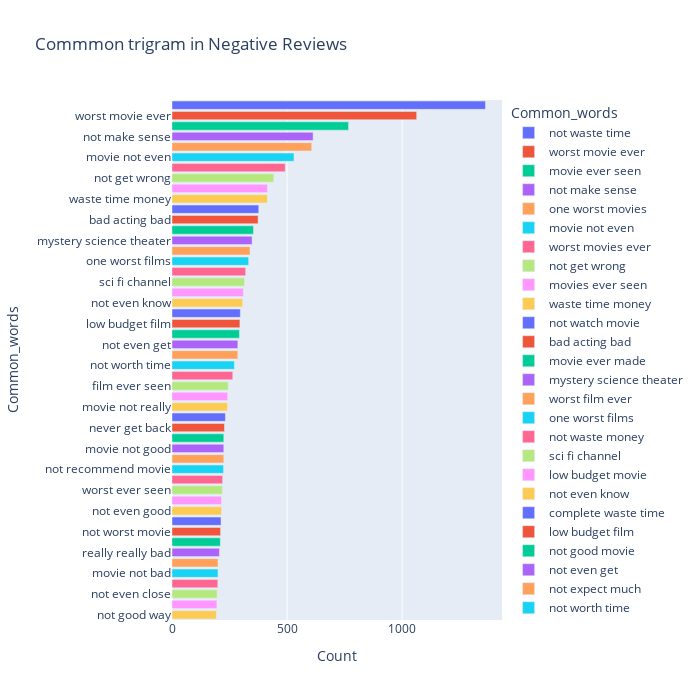

Notebook code for this chart:
### Code cell
# most_common_uni = get_top_text_ngrams(df.Reviews_clean[df['Ratings']<=4],50,3)
most_common_uni = get_top_text_ngrams(df.Reviews[df['Ratings']<=4],50,3)
most_common_uni = dict(most_common_uni)
temp = pd.DataFrame(columns = ["Common_words" , 'Count'])
temp["Common_words"] = list(most_common_uni.keys())
temp["Count"] = list(most_common_uni.values())
fig = px.bar(temp, x="Count", y="Common_words", title='Commmon trigram in Negative Reviews', orientation='h', 
             width=700, height=700,color='Common_words')
fig.show()

### Figure 1 — Plotly figure (JSON) as saved in the notebook; plotly's stock layout.template omitted (floating-point values rounded to 4 significant figures)
{"data": [{"alignmentgroup": "True", "hovertemplate": "Common_words=%{y}<br>Count=%{x}<extra></extra>", "legendgroup": "not waste time", "marker": {"color": "#636efa", "pattern": {"shape": ""}}, "name": "not waste time", "offsetgroup": "not waste time", "orientation": "h", "showlegend": true, "textposition": "auto", "type": "bar", "x": [1362], "xaxis": "x", "y": ["not waste time"], "yaxis": "y"}, {"alignmentgroup": "True", "hovertemplate": "Common_words=%{y}<br>Count=%{x}<extra></extra>", "legendgroup": "worst movie ever", "marker": {"color": "#EF553B", "pattern": {"shape": ""}}, "name": "worst movie ever", "offsetgroup": "worst movie ever", "orientation": "h", "showlegend": true, "textposition": "auto", "type": "bar", "x": [1063], "xaxis": "x", "y": ["worst movie ever"], "yaxis": "y"}, {"alignmentgroup": "True", "hovertemplate": "Common_words=%{y}<br>Count=%{x}<extra></extra>", "legendgroup": "movie ever seen", "marker": {"color": "#00cc96", "pattern": {"shape": ""}}, "name": "movie ever seen", "offsetgroup": "movie ever seen", "orientation": "h", "showlegend": true, "textposition": "auto", "type": "bar", "x": [767], "xaxis": "x", "y": ["movie ever seen"], "yaxis": "y"}, {"alignmentgroup": "True", "hovertemplate": "Common_words=%{y}<br>Count=%{x}<extra></extra>", "legendgroup": "not make sense", "marker": {"color": "#ab63fa", "pattern": {"shape": ""}}, "name": "not make sense", "offsetgroup": "not make sense", "orientation": "h", "showlegend": true, "textposition": "auto", "type": "bar", "x": [613], "xaxis": "x", "y": ["not make sense"], "yaxis": "y"}, {"alignmentgroup": "True", "hovertemplate": "Common_words=%{y}<br>Count=%{x}<extra></extra>", "legendgroup": "one worst movies", "marker": {"color": "#FFA15A", "pattern": {"shape": ""}}, "name": "one worst movies", "offsetgroup": "one worst movies", "orientation": "h", "showlegend": true, "textposition": "auto", "type": "bar", "x": [607], "xaxis": "x", "y": ["one worst movies"], "yaxis": "y"}, {"alignmentgroup": "True", "hovertemplate": "Common_words=%{y}<br>Count=%{x}<extra></extra>", "legendgroup": "movie not even", "marker": {"color": "#19d3f3", "pattern": {"shape": ""}}, "name": "movie not even", "offsetgroup": "movie not even", "orientation": "h", "showlegend": true, "textposition": "auto", "type": "bar", "x": [530], "xaxis": "x", "y": ["movie not even"], "yaxis": "y"}, {"alignmentgroup": "True", "hovertemplate": "Common_words=%{y}<br>Count=%{x}<extra></extra>", "legendgroup": "worst movies ever", "marker": {"color": "#FF6692", "pattern": {"shape": ""}}, "name": "worst movies ever", "offsetgroup": "worst movies ever", "orientation": "h", "showlegend": true, "textposition": "auto", "type": "bar", "x": [492], "xaxis": "x", "y": ["worst movies ever"], "yaxis": "y"}, {"alignmentgroup": "True", "hovertemplate": "Common_words=%{y}<br>Count=%{x}<extra></extra>", "legendgroup": "not get wrong", "marker": {"color": "#B6E880", "pattern": {"shape": ""}}, "name": "not get wrong", "offsetgroup": "not get wrong", "orientation": "h", "showlegend": true, "textposition": "auto", "type": "bar", "x": [442], "xaxis": "x", "y": ["not get wrong"], "yaxis": "y"}, {"alignmentgroup": "True", "hovertemplate": "Common_words=%{y}<br>Count=%{x}<extra></extra>", "legendgroup": "movies ever seen", "marker": {"color": "#FF97FF", "pattern": {"shape": ""}}, "name": "movies ever seen", "offsetgroup": "movies ever seen", "orientation": "h", "showlegend": true, "textposition": "auto", "type": "bar", "x": [415], "xaxis": "x", "y": ["movies ever seen"], "yaxis": "y"}, {"alignmentgroup": "True", "hovertemplate": "Common_words=%{y}<br>Count=%{x}<extra></extra>", "legendgroup": "waste time money", "marker": {"color": "#FECB52", "pattern": {"shape": ""}}, "name": "waste time money", "offsetgroup": "waste time money", "orientation": "h", "showlegend": true, "textposition": "auto", "type": "bar", "x": [414], "xaxis": "x", "y": ["waste time money"], "yaxis": "y"}, {"alignmentgroup": "True", "hovertemplate": "Common_words=%{y}<br>Count=%{x}<extra></extra>", "legendgroup": "not watch movie", "marker": {"color": "#636efa", "pattern": {"shape": ""}}, "name": "not watch movie", "offsetgroup": "not watch movie", "orientation": "h", "showlegend": true, "textposition": "auto", "type": "bar", "x": [377], "xaxis": "x", "y": ["not watch movie"], "yaxis": "y"}, {"alignmentgroup": "True", "hovertemplate": "Common_words=%{y}<br>Count=%{x}<extra></extra>", "legendgroup": "bad acting bad", "marker": {"color": "#EF553B", "pattern": {"shape": ""}}, "name": "bad acting bad", "offsetgroup": "bad acting bad", "orientation": "h", "showlegend": true, "textposition": "auto", "type": "bar", "x": [374], "xaxis": "x", "y": ["bad acting bad"], "yaxis": "y"}, {"alignmentgroup": "True", "hovertemplate": "Common_words=%{y}<br>Count=%{x}<extra></extra>", "legendgroup": "movie ever made", "marker": {"color": "#00cc96", "pattern": {"shape": ""}}, "name": "movie ever made", "offsetgroup": "movie ever made", "orientation": "h", "showlegend": true, "textposition": "auto", "type": "bar", "x": [354], "xaxis": "x", "y": ["movie ever made"], "yaxis": "y"}, {"alignmentgroup": "True", "hovertemplate": "Common_words=%{y}<br>Count=%{x}<extra></extra>", "legendgroup": "mystery science theater", "marker": {"color": "#ab63fa", "pattern": {"shape": ""}}, "name": "mystery science theater", "offsetgroup": "mystery science theater", "orientation": "h", "showlegend": true, "textposition": "auto", "type": "bar", "x": [348], "xaxis": "x", "y": ["mystery science theater"], "yaxis": "y"}, {"alignmentgroup": "True", "hovertemplate": "Common_words=%{y}<br>Count=%{x}<extra></extra>", "legendgroup": "worst film ever", "marker": {"color": "#FFA15A", "pattern": {"shape": ""}}, "name": "worst film ever", "offsetgroup": "worst film ever", "orientation": "h", "showlegend": true, "textposition": "auto", "type": "bar", "x": [339], "xaxis": "x", "y": ["worst film ever"], "yaxis": "y"}, {"alignmentgroup": "True", "hovertemplate": "Common_words=%{y}<br>Count=%{x}<extra></extra>", "legendgroup": "one worst films", "marker": {"color": "#19d3f3", "pattern": {"shape": ""}}, "name": "one worst films", "offsetgroup": "one worst films", "orientation": "h", "showlegend": true, "textposition": "auto", "type": "bar", "x": [333], "xaxis": "x", "y": ["one worst films"], "yaxis": "y"}, {"alignmentgroup": "True", "hovertemplate": "Common_words=%{y}<br>Count=%{x}<extra></extra>", "legendgroup": "not waste money", "marker": {"color": "#FF6692", "pattern": {"shape": ""}}, "name": "not waste money", "offsetgroup": "not waste money", "orientation": "h", "showlegend": true, "textposition": "auto", "type": "bar", "x": [320], "xaxis": "x", "y": ["not waste money"], "yaxis": "y"}, {"alignmentgroup": "True", "hovertemplate": "Common_words=%{y}<br>Count=%{x}<extra></extra>", "legendgroup": "sci fi channel", "marker": {"color": "#B6E880", "pattern": {"shape": ""}}, "name": "sci fi channel", "offsetgroup": "sci fi channel", "orientation": "h", "showlegend": true, "textposition": "auto", "type": "bar", "x": [315], "xaxis": "x", "y": ["sci fi channel"], "yaxis": "y"}, {"alignmentgroup": "True", "hovertemplate": "Common_words=%{y}<br>Count=%{x}<extra></extra>", "legendgroup": "low budget movie", "marker": {"color": "#FF97FF", "pattern": {"shape": ""}}, "name": "low budget movie", "offsetgroup": "low budget movie", "orientation": "h", "showlegend": true, "textposition": "auto", "type": "bar", "x": [310], "xaxis": "x", "y": ["low budget movie"], "yaxis": "y"}, {"alignmentgroup": "True", "hovertemplate": "Common_words=%{y}<br>Count=%{x}<extra></extra>", "legendgroup": "not even know", "marker": {"color": "#FECB52", "pattern": {"shape": ""}}, "name": "not even know", "offsetgroup": "not even know", "orientation": "h", "showlegend": true, "textposition": "auto", "type": "bar", "x": [307], "xaxis": "x", "y": ["not even know"], "yaxis": "y"}, {"alignmentgroup": "True", "hovertemplate": "Common_words=%{y}<br>Count=%{x}<extra></extra>", "legendgroup": "complete waste time", "marker": {"color": "#636efa", "pattern": {"shape": ""}}, "name": "complete waste time", "offsetgroup": "complete waste time", "orientation": "h", "showlegend": true, "textposition": "auto", "type": "bar", "x": [297], "xaxis": "x", "y": ["complete waste time"], "yaxis": "y"}, {"alignmentgroup": "True", "hovertemplate": "Common_words=%{y}<br>Count=%{x}<extra></extra>", "legendgroup": "low budget film", "marker": {"color": "#EF553B", "pattern": {"shape": ""}}, "name": "low budget film", "offsetgroup": "low budget film", "orientation": "h", "showlegend": true, "textposition": "auto", "type": "bar", "x": [295], "xaxis": "x", "y": ["low budget film"], "yaxis": "y"}, {"alignmentgroup": "True", "hovertemplate": "Common_words=%{y}<br>Count=%{x}<extra></extra>", "legendgroup": "not good movie", "marker": {"color": "#00cc96", "pattern": {"shape": ""}}, "name": "not good movie", "offsetgroup": "not good movie", "orientation": "h", "showlegend": true, "textposition": "auto", "type": "bar", "x": [293], "xaxis": "x", "y": ["not good movie"], "yaxis": "y"}, {"alignmentgroup": "True", "hovertemplate": "Common_words=%{y}<br>Count=%{x}<extra></extra>", "legendgroup": "not even get", "marker": {"color": "#ab63fa", "pattern": {"shape": ""}}, "name": "not even get", "offsetgroup": "not even get", "orientation": "h", "showlegend": true, "textposition": "auto", "type": "bar", "x": [286], "xaxis": "x", "y": ["not even get"], "yaxis": "y"}, {"alignmentgroup": "True", "hovertemplate": "Common_words=%{y}<br>Count=%{x}<extra></extra>", "legendgroup": "not expect much", "marker": {"color": "#FFA15A", "pattern": {"shape": ""}}, "name": "not expect much", "offsetgroup": "not expect much", "orientation": "h", "showlegend": true, "textposition": "auto", "type": "bar", "x": [286], "xaxis": "x", "y": ["not expect much"], "yaxis": "y"}, {"alignmentgroup": "True", "hovertemplate": "Common_words=%{y}<br>Count=%{x}<extra></extra>", "legendgroup": "not worth time", "marker": {"color": "#19d3f3", "pattern": {"shape": ""}}, "name": "not worth time", "offsetgroup": "not worth time", "orientation": "h", "showlegend": true, "textposition": "auto", "type": "bar", "x": [271], "xaxis": "x", "y": ["not worth time"], "yaxis": "y"}, {"alignmentgroup": "True", "hovertemplate": "Common_words=%{y}<br>Count=%{x}<extra></extra>", "legendgroup": "bad bad bad", "marker": {"color": "#FF6692", "pattern": {"shape": ""}}, "name": "bad bad bad", "offsetgroup": "bad bad bad", "orientation": "h", "showlegend": true, "textposition": "auto", "type": "bar", "x": [264], "xaxis": "x", "y": ["bad bad bad"], "yaxis": "y"}, {"alignmentgroup": "True", "hovertemplate": "Common_words=%{y}<br>Count=%{x}<extra></extra>", "legendgroup": "film ever seen", "marker": {"color": "#B6E880", "pattern": {"shape": ""}}, "name": "film ever seen", "offsetgroup": "film ever seen", "orientation": "h", "showlegend": true, "textposition": "auto", "type": "bar", "x": [244], "xaxis": "x", "y": ["film ever seen"], "yaxis": "y"}, {"alignmentgroup": "True", "hovertemplate": "Common_words=%{y}<br>Count=%{x}<extra></extra>", "legendgroup": "film not even", "marker": {"color": "#FF97FF", "pattern": {"shape": ""}}, "name": "film not even", "offsetgroup": "film not even", "orientation": "h", "showlegend": true, "textposition": "auto", "type": "bar", "x": [242], "xaxis": "x", "y": ["film not even"], "yaxis": "y"}, {"alignmentgroup": "True", "hovertemplate": "Common_words=%{y}<br>Count=%{x}<extra></extra>", "legendgroup": "movie not really", "marker": {"color": "#FECB52", "pattern": {"shape": ""}}, "name": "movie not really", "offsetgroup": "movie not really", "orientation": "h", "showlegend": true, "textposition": "auto", "type": "bar", "x": [241], "xaxis": "x", "y": ["movie not really"], "yaxis": "y"}, {"alignmentgroup": "True", "hovertemplate": "Common_words=%{y}<br>Count=%{x}<extra></extra>", "legendgroup": "low budget horror", "marker": {"color": "#636efa", "pattern": {"shape": ""}}, "name": "low budget horror", "offsetgroup": "low budget horror", "orientation": "h", "showlegend": true, "textposition": "auto", "type": "bar", "x": [232], "xaxis": "x", "y": ["low budget horror"], "yaxis": "y"}, {"alignmentgroup": "True", "hovertemplate": "Common_words=%{y}<br>Count=%{x}<extra></extra>", "legendgroup": "never get back", "marker": {"color": "#EF553B", "pattern": {"shape": ""}}, "name": "never get back", "offsetgroup": "never get back", "orientation": "h", "showlegend": true, "textposition": "auto", "type": "bar", "x": [228], "xaxis": "x", "y": ["never get back"], "yaxis": "y"}, {"alignmentgroup": "True", "hovertemplate": "Common_words=%{y}<br>Count=%{x}<extra></extra>", "legendgroup": "special effects not", "marker": {"color": "#00cc96", "pattern": {"shape": ""}}, "name": "special effects not", "offsetgroup": "special effects not", "orientation": "h", "showlegend": true, "textposition": "auto", "type": "bar", "x": [225], "xaxis": "x", "y": ["special effects not"], "yaxis": "y"}, {"alignmentgroup": "True", "hovertemplate": "Common_words=%{y}<br>Count=%{x}<extra></extra>", "legendgroup": "movie not good", "marker": {"color": "#ab63fa", "pattern": {"shape": ""}}, "name": "movie not good", "offsetgroup": "movie not good", "orientation": "h", "showlegend": true, "textposition": "auto", "type": "bar", "x": [225], "xaxis": "x", "y": ["movie not good"], "yaxis": "y"}, {"alignmentgroup": "True", "hovertemplate": "Common_words=%{y}<br>Count=%{x}<extra></extra>", "legendgroup": "not even worth", "marker": {"color": "#FFA15A", "pattern": {"shape": ""}}, "name": "not even worth", "offsetgroup": "not even worth", "orientation": "h", "showlegend": true, "textposition": "auto", "type": "bar", "x": [225], "xaxis": "x", "y": ["not even worth"], "yaxis": "y"}, {"alignmentgroup": "True", "hovertemplate": "Common_words=%{y}<br>Count=%{x}<extra></extra>", "legendgroup": "not recommend movie", "marker": {"color": "#19d3f3", "pattern": {"shape": ""}}, "name": "not recommend movie", "offsetgroup": "not recommend movie", "orientation": "h", "showlegend": true, "textposition": "auto", "type": "bar", "x": [224], "xaxis": "x", "y": ["not recommend movie"], "yaxis": "y"}, {"alignmentgroup": "True", "hovertemplate": "Common_words=%{y}<br>Count=%{x}<extra></extra>", "legendgroup": "bad not even", "marker": {"color": "#FF6692", "pattern": {"shape": ""}}, "name": "bad not even", "offsetgroup": "bad not even", "orientation": "h", "showlegend": true, "textposition": "auto", "type": "bar", "x": [220], "xaxis": "x", "y": ["bad not even"], "yaxis": "y"}, {"alignmentgroup": "True", "hovertemplate": "Common_words=%{y}<br>Count=%{x}<extra></extra>", "legendgroup": "worst ever seen", "marker": {"color": "#B6E880", "pattern": {"shape": ""}}, "name": "worst ever seen", "offsetgroup": "worst ever seen", "orientation": "h", "showlegend": true, "textposition": "auto", "type": "bar", "x": [219], "xaxis": "x", "y": ["worst ever seen"], "yaxis": "y"}, {"alignmentgroup": "True", "hovertemplate": "Common_words=%{y}<br>Count=%{x}<extra></extra>", "legendgroup": "worst films ever", "marker": {"color": "#FF97FF", "pattern": {"shape": ""}}, "name": "worst films ever", "offsetgroup": "worst films ever", "orientation": "h", "showlegend": true, "textposition": "auto", "type": "bar", "x": [215], "xaxis": "x", "y": ["worst films ever"], "yaxis": "y"}, {"alignmentgroup": "True", "hovertemplate": "Common_words=%{y}<br>Count=%{x}<extra></extra>", "legendgroup": "not even good", "marker": {"color": "#FECB52", "pattern": {"shape": ""}}, "name": "not even good", "offsetgroup": "not even good", "orientation": "h", "showlegend": true, "textposition": "auto", "type": "bar", "x": [215], "xaxis": "x", "y": ["not even good"], "yaxis": "y"}, {"alignmentgroup": "True", "hovertemplate": "Common_words=%{y}<br>Count=%{x}<extra></extra>", "legendgroup": "not worth watching", "marker": {"color": "#636efa", "pattern": {"shape": ""}}, "name": "not worth watching", "offsetgroup": "not worth watching", "orientation": "h", "showlegend": true, "textposition": "auto", "type": "bar", "x": [213], "xaxis": "x", "y": ["not worth watching"], "yaxis": "y"}, {"alignmentgroup": "True", "hovertemplate": "Common_words=%{y}<br>Count=%{x}<extra></extra>", "legendgroup": "not worst movie", "marker": {"color": "#EF553B", "pattern": {"shape": ""}}, "name": "not worst movie", "offsetgroup": "not worst movie", "orientation": "h", "showlegend": true, "textposition": "auto", "type": "bar", "x": [211], "xaxis": "x", "y": ["not worst movie"], "yaxis": "y"}, {"alignmentgroup": "True", "hovertemplate": "Common_words=%{y}<br>Count=%{x}<extra></extra>", "legendgroup": "movie not worth", "marker": {"color": "#00cc96", "pattern": {"shape": ""}}, "name": "movie not worth", "offsetgroup": "movie not worth", "orientation": "h", "showlegend": true, "textposition": "auto", "type": "bar", "x": [210], "xaxis": "x", "y": ["movie not worth"], "yaxis": "y"}, {"alignmentgroup": "True", "hovertemplate": "Common_words=%{y}<br>Count=%{x}<extra></extra>", "legendgroup": "really really bad", "marker": {"color": "#ab63fa", "pattern": {"shape": ""}}, "name": "really really bad", "offsetgroup": "really really bad", "orientation": "h", "showlegend": true, "textposition": "auto", "type": "bar", "x": [206], "xaxis": "x", "y": ["really really bad"], "yaxis": "y"}, {"alignmentgroup": "True", "hovertemplate": "Common_words=%{y}<br>Count=%{x}<extra></extra>", "legendgroup": "total waste time", "marker": {"color": "#FFA15A", "pattern": {"shape": ""}}, "name": "total waste time", "offsetgroup": "total waste time", "orientation": "h", "showlegend": true, "textposition": "auto", "type": "bar", "x": [200], "xaxis": "x", "y": ["total waste time"], "yaxis": "y"}, {"alignmentgroup": "True", "hovertemplate": "Common_words=%{y}<br>Count=%{x}<extra></extra>", "legendgroup": "movie not bad", "marker": {"color": "#19d3f3", "pattern": {"shape": ""}}, "name": "movie not bad", "offsetgroup": "movie not bad", "orientation": "h", "showlegend": true, "textposition": "auto", "type": "bar", "x": [200], "xaxis": "x", "y": ["movie not bad"], "yaxis": "y"}, {"alignmentgroup": "True", "hovertemplate": "Common_words=%{y}<br>Count=%{x}<extra></extra>", "legendgroup": "movies ever made", "marker": {"color": "#FF6692", "pattern": {"shape": ""}}, "name": "movies ever made", "offsetgroup": "movies ever made", "orientation": "h", "showlegend": true, "textposition": "auto", "type": "bar", "x": [199], "xaxis": "x", "y": ["movies ever made"], "yaxis": "y"}, {"alignmentgroup": "True", "hovertemplate": "Common_words=%{y}<br>Count=%{x}<extra></extra>", "legendgroup": "not even close", "marker": {"color": "#B6E880", "pattern": {"shape": ""}}, "name": "not even close", "offsetgroup": "not even close", "orientation": "h", "showlegend": true, "textposition": "auto", "type": "bar", "x": [196], "xaxis": "x", "y": ["not even close"], "yaxis": "y"}, {"alignmentgroup": "True", "hovertemplate": "Common_words=%{y}<br>Count=%{x}<extra></extra>", "legendgroup": "not see movie", "marker": {"color": "#FF97FF", "pattern": {"shape": ""}}, "name": "not see movie", "offsetgroup": "not see movie", "orientation": "h", "showlegend": true, "textposition": "auto", "type": "bar", "x": [195], "xaxis": "x", "y": ["not see movie"], "yaxis": "y"}, {"alignmentgroup": "True", "hovertemplate": "Common_words=%{y}<br>Count=%{x}<extra></extra>", "legendgroup": "not good way", "marker": {"color": "#FECB52", "pattern": {"shape": ""}}, "name": "not good way", "offsetgroup": "not good way", "orientation": "h", "showlegend": true, "textposition": "auto", "type": "bar", "x": [193], "xaxis": "x", "y": ["not good way"], "yaxis": "y"}], "layout": {"barmode": "relative", "height": 700, "legend": {"title": {"text": "Common_words"}, "tracegroupgap": 0}, "title": {"text": "Commmon trigram in Negative Reviews"}, "width": 700, "xaxis": {"anchor": "y", "domain": [0, 1], "title": {"text": "Count"}}, "yaxis": {"anchor": "x", "categoryarray": ["not good way", "not see movie", "not even close", "movies ever made", "movie not bad", "total waste time", "really really bad", "movie not worth", "not worst movie", "not worth watching", "not even good", "worst films ever", "worst ever seen", "bad not even", "not recommend movie", "not even worth", "movie not good", "special effects not", "never get back", "low budget horror", "movie not really", "film not even", "film ever seen", "bad bad bad", "not worth time", "not expect much", "not even get", "not good movie", "low budget film", "complete waste time", "not even know", "low budget movie", "sci fi channel", "not waste money", "one worst films", "worst film ever", "mystery science theater", "movie ever made", "bad acting bad", "not watch movie", "waste time money", "movies ever seen", "not get wrong", "worst movies ever", "movie not even", "one worst movies", "not make sense", "movie ever seen", "worst movie ever", "not waste time"], "categoryorder": "array", "domain": [0, 1], "title": {"text": "Common_words"}}}}
